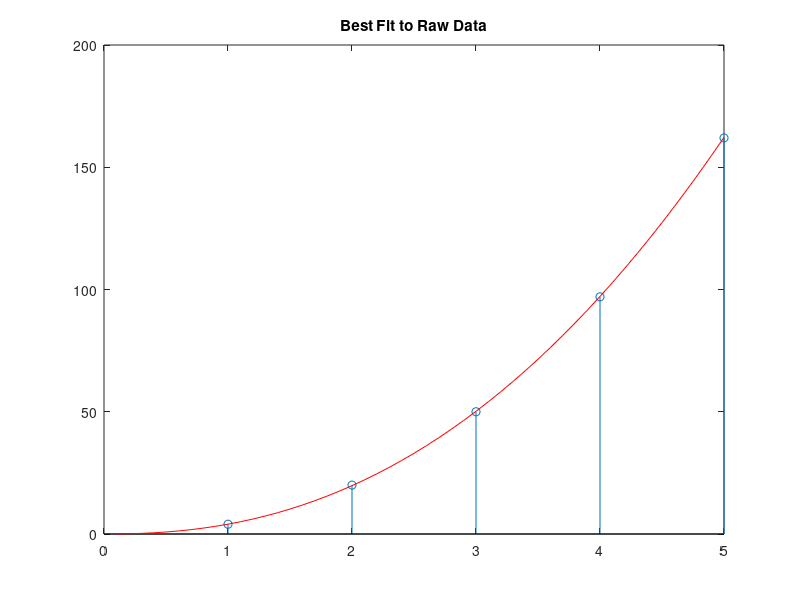

The MATLAB script that drew this image:
%Written By: Joe Barchanowicz
%Curve Fitting Power Function

x = [1; 2; 3; 4; 5]
y = [4; 20; 50; 97; 162]

%X=x
X= log(x)
Y= log(y)
Pn = polyfit(X, Y, 1)

A = Pn(1)
B = Pn(2);
c = exp(Pn(2))

stem(x, y)
title('Best Fit to Raw Data')
hold on
xdense = .1:.1: 5;
plot(xdense, c*xdense.^A,'r-')
